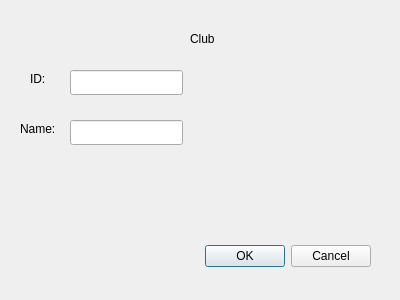
<?xml version="1.0" encoding="UTF-8"?>
<ui version="4.0">
 <class>adaugaClubDialog</class>
 <widget class="QDialog" name="adaugaClubDialog">
  <property name="geometry">
   <rect>
    <x>0</x>
    <y>0</y>
    <width>400</width>
    <height>300</height>
   </rect>
  </property>
  <property name="windowTitle">
   <string>Dialog</string>
  </property>
  <widget class="QDialogButtonBox" name="buttonBox">
   <property name="geometry">
    <rect>
     <x>30</x>
     <y>240</y>
     <width>341</width>
     <height>32</height>
    </rect>
   </property>
   <property name="orientation">
    <enum>Qt::Horizontal</enum>
   </property>
   <property name="standardButtons">
    <set>QDialogButtonBox::Cancel|QDialogButtonBox::Ok</set>
   </property>
  </widget>
  <widget class="QLabel" name="label">
   <property name="geometry">
    <rect>
     <x>190</x>
     <y>30</y>
     <width>67</width>
     <height>17</height>
    </rect>
   </property>
   <property name="text">
    <string>Club</string>
   </property>
  </widget>
  <widget class="QLabel" name="lID">
   <property name="geometry">
    <rect>
     <x>30</x>
     <y>70</y>
     <width>21</width>
     <height>17</height>
    </rect>
   </property>
   <property name="text">
    <string>ID:</string>
   </property>
  </widget>
  <widget class="QLabel" name="lNume">
   <property name="geometry">
    <rect>
     <x>20</x>
     <y>120</y>
     <width>51</width>
     <height>17</height>
    </rect>
   </property>
   <property name="text">
    <string>Name:</string>
   </property>
  </widget>
  <widget class="QLineEdit" name="lineID">
   <property name="geometry">
    <rect>
     <x>70</x>
     <y>70</y>
     <width>113</width>
     <height>25</height>
    </rect>
   </property>
  </widget>
  <widget class="QLineEdit" name="lineName">
   <property name="geometry">
    <rect>
     <x>70</x>
     <y>120</y>
     <width>113</width>
     <height>25</height>
    </rect>
   </property>
  </widget>
 </widget>
 <resources/>
 <connections>
  <connection>
   <sender>buttonBox</sender>
   <signal>accepted()</signal>
   <receiver>adaugaClubDialog</receiver>
   <slot>accept()</slot>
   <hints>
    <hint type="sourcelabel">
     <x>248</x>
     <y>254</y>
    </hint>
    <hint type="destinationlabel">
     <x>157</x>
     <y>274</y>
    </hint>
   </hints>
  </connection>
  <connection>
   <sender>buttonBox</sender>
   <signal>rejected()</signal>
   <receiver>adaugaClubDialog</receiver>
   <slot>reject()</slot>
   <hints>
    <hint type="sourcelabel">
     <x>316</x>
     <y>260</y>
    </hint>
    <hint type="destinationlabel">
     <x>286</x>
     <y>274</y>
    </hint>
   </hints>
  </connection>
 </connections>
</ui>
